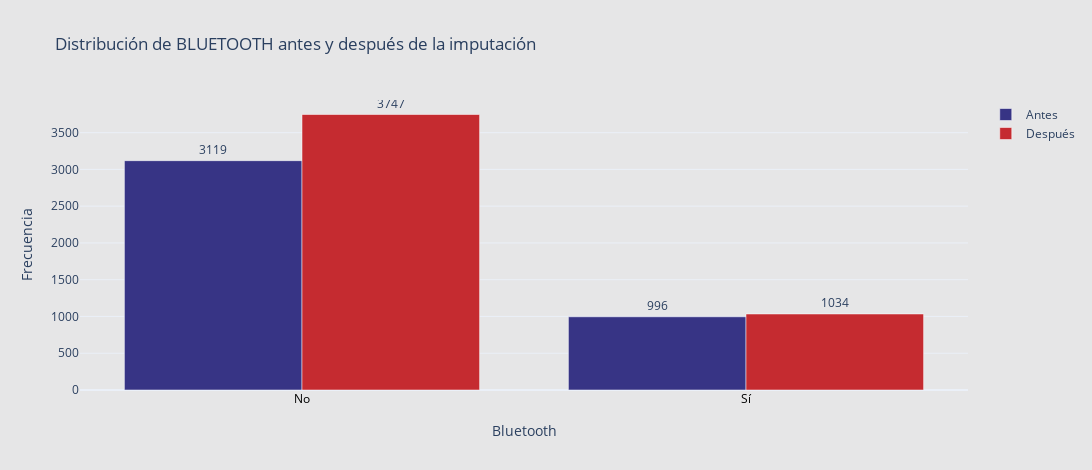

Source (notebook cell):
### Code cell
import plotly.graph_objects as go

# Conteo antes y después
antes_bt = df_antes['bluetooth'].value_counts().sort_index()
despues_bt = df_bmw['bluetooth'].value_counts().sort_index()

# Diccionario para etiquetas personalizadas
etiquetas = {False: 'No', True: 'Sí'}

# Etiquetas del eje X ordenadas igual que en antes_bt
x_labels = [etiquetas.get(i, str(i)) for i in antes_bt.index]

# Valores de después en el mismo orden que antes
despues_vals = despues_bt.reindex(antes_bt.index, fill_value=0).values

fig = go.Figure()

# Antes
fig.add_trace(go.Bar(
    x=x_labels,
    y=antes_bt.values,
    name='Antes',
    marker_color='#373485',
    text=antes_bt.values,
    textposition='outside',
    opacity=1
))

# Después
fig.add_trace(go.Bar(
    x=x_labels,
    y=despues_vals,
    name='Después',
    marker_color='#c52b30',
    text=despues_vals,
    textposition='outside',
    opacity=1
))

fig.update_layout(
    title="Distribución de BLUETOOTH antes y después de la imputación",
    xaxis_title="Bluetooth",
    yaxis_title="Frecuencia",
    barmode='group',
    template='plotly_white',
    width=1200,
    height=470,
    plot_bgcolor='#e6e6e7',
    paper_bgcolor='#e6e6e7',
    xaxis=dict(
        tickfont=dict(color='black'),
        title_standoff=20
    )
)

fig.show()

### Figure 1 — Plotly figure (JSON) as saved in the notebook; plotly's stock layout.template omitted (floating-point values rounded to 4 significant figures)
{"data": [{"marker": {"color": "#373485"}, "name": "Antes", "opacity": 1, "text": [3119.0, 996.0], "textposition": "outside", "type": "bar", "x": ["No", "Sí"], "y": [3119, 996]}, {"marker": {"color": "#c52b30"}, "name": "Después", "opacity": 1, "text": [3747.0, 1034.0], "textposition": "outside", "type": "bar", "x": ["No", "Sí"], "y": [3747, 1034]}], "layout": {"barmode": "group", "height": 470, "paper_bgcolor": "#e6e6e7", "plot_bgcolor": "#e6e6e7", "title": {"text": "Distribución de BLUETOOTH antes y después de la imputación"}, "width": 1200, "xaxis": {"tickfont": {"color": "black"}, "title": {"standoff": 20, "text": "Bluetooth"}}, "yaxis": {"title": {"text": "Frecuencia"}}}}
